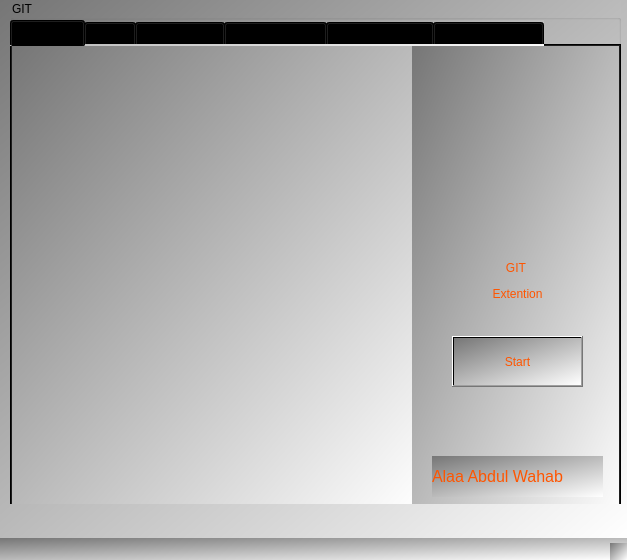
<?xml version="1.0" encoding="UTF-8"?>
<ui version="4.0">
 <class>MainWindow</class>
 <widget class="QMainWindow" name="MainWindow">
  <property name="geometry">
   <rect>
    <x>0</x>
    <y>0</y>
    <width>627</width>
    <height>560</height>
   </rect>
  </property>
  <property name="windowTitle">
   <string>MainWindow</string>
  </property>
  <property name="styleSheet">
   <string notr="true">background-color: qlineargradient(spread:pad, x1:0, y1:0, x2:1, y2:1, stop:0 rgba(118, 118, 118, 255), stop:1 rgba(255, 255, 255, 255));</string>
  </property>
  <widget class="QWidget" name="centralwidget">
   <widget class="QGroupBox" name="Git_Widget">
    <property name="geometry">
     <rect>
      <x>10</x>
      <y>0</y>
      <width>611</width>
      <height>504</height>
     </rect>
    </property>
    <property name="styleSheet">
     <string notr="true">background-color: qlineargradient(spread:pad, x1:0, y1:0, x2:1, y2:1, stop:0 rgba(118, 118, 118, 255), stop:1 rgba(255, 255, 255, 255));</string>
    </property>
    <property name="title">
     <string>GIT</string>
    </property>
    <widget class="QTabWidget" name="git_widget">
     <property name="geometry">
      <rect>
       <x>0</x>
       <y>20</y>
       <width>611</width>
       <height>491</height>
      </rect>
     </property>
     <property name="styleSheet">
      <string notr="true">background-color: qlineargradient(spread:pad, x1:0, y1:0, x2:1, y2:1, stop:0 rgba(118, 118, 118, 255), stop:1 rgba(255, 255, 255, 255));</string>
     </property>
     <property name="currentIndex">
      <number>0</number>
     </property>
     <widget class="QWidget" name="tab">
      <attribute name="title">
       <string>Welcome</string>
      </attribute>
      <widget class="QLabel" name="Label_picture">
       <property name="geometry">
        <rect>
         <x>0</x>
         <y>0</y>
         <width>401</width>
         <height>471</height>
        </rect>
       </property>
       <property name="text">
        <string/>
       </property>
       <property name="pixmap">
        <pixmap>../GUI-Library-using-QT-master/Wordpress-Guides-Subject-600x628-1.png</pixmap>
       </property>
       <property name="scaledContents">
        <bool>true</bool>
       </property>
      </widget>
      <widget class="QLabel" name="label_20">
       <property name="geometry">
        <rect>
         <x>400</x>
         <y>0</y>
         <width>211</width>
         <height>471</height>
        </rect>
       </property>
       <property name="styleSheet">
        <string notr="true">font: 700 25pt &quot;Segoe Script&quot;;

</string>
       </property>
       <property name="text">
        <string>&lt;html&gt;&lt;head/&gt;&lt;body&gt;&lt;p align=&quot;center&quot;&gt;&lt;span style=&quot; color:#ff5500;&quot;&gt;GIT &lt;/span&gt;&lt;/p&gt;&lt;p align=&quot;center&quot;&gt;&lt;span style=&quot; color:#ff5500;&quot;&gt;Extention&lt;/span&gt;&lt;/p&gt;&lt;/body&gt;&lt;/html&gt;</string>
       </property>
      </widget>
      <widget class="QPushButton" name="Start_WelcomeButton">
       <property name="geometry">
        <rect>
         <x>440</x>
         <y>290</y>
         <width>131</width>
         <height>51</height>
        </rect>
       </property>
       <property name="styleSheet">
        <string notr="true">color: rgb(255, 85, 0);
font: 900 italic 16pt &quot;Segoe UI&quot;;


</string>
       </property>
       <property name="text">
        <string>Start</string>
       </property>
      </widget>
      <widget class="QLabel" name="label_22">
       <property name="geometry">
        <rect>
         <x>420</x>
         <y>410</y>
         <width>171</width>
         <height>41</height>
        </rect>
       </property>
       <property name="styleSheet">
        <string notr="true">color: rgb(255, 85, 0);
font: 900 italic 16pt &quot;Segoe UI&quot;;

</string>
       </property>
       <property name="text">
        <string>&lt;html&gt;&lt;head/&gt;&lt;body&gt;&lt;p&gt;&lt;span style=&quot; font-size:12pt; color:#ff5500;&quot;&gt;Alaa Abdul Wahab&lt;/span&gt;&lt;/p&gt;&lt;/body&gt;&lt;/html&gt;</string>
       </property>
      </widget>
     </widget>
     <widget class="QWidget" name="Start">
      <attribute name="title">
       <string>Start</string>
      </attribute>
      <widget class="QLabel" name="label">
       <property name="geometry">
        <rect>
         <x>160</x>
         <y>60</y>
         <width>281</width>
         <height>61</height>
        </rect>
       </property>
       <property name="styleSheet">
        <string notr="true"/>
       </property>
       <property name="text">
        <string>&lt;html&gt;&lt;head/&gt;&lt;body&gt;&lt;p align=&quot;center&quot;&gt;&lt;span style=&quot; font-size:26pt; font-style:italic; color:#000000;&quot;&gt;GIT EXTENSIONS&lt;/span&gt;&lt;/p&gt;&lt;/body&gt;&lt;/html&gt;</string>
       </property>
      </widget>
      <widget class="QPushButton" name="cloneputton_2">
       <property name="geometry">
        <rect>
         <x>180</x>
         <y>290</y>
         <width>241</width>
         <height>35</height>
        </rect>
       </property>
       <property name="styleSheet">
        <string notr="true">


font: 900 italic 16pt &quot;Segoe UI&quot;;
</string>
       </property>
       <property name="text">
        <string>Clone  Reposirory</string>
       </property>
      </widget>
      <widget class="QPushButton" name="Remote_Repository">
       <property name="geometry">
        <rect>
         <x>180</x>
         <y>330</y>
         <width>241</width>
         <height>35</height>
        </rect>
       </property>
       <property name="styleSheet">
        <string notr="true">
font: 900 italic 16pt &quot;Segoe UI&quot;;
</string>
       </property>
       <property name="text">
        <string> Remote Repositories </string>
       </property>
      </widget>
      <widget class="QPushButton" name="Open_Repo">
       <property name="geometry">
        <rect>
         <x>180</x>
         <y>250</y>
         <width>241</width>
         <height>35</height>
        </rect>
       </property>
       <property name="styleSheet">
        <string notr="true">

font: 900 italic 16pt &quot;Segoe UI&quot;;
</string>
       </property>
       <property name="text">
        <string>Open Repository</string>
       </property>
      </widget>
      <widget class="QPushButton" name="pushButtonCreateRepo">
       <property name="geometry">
        <rect>
         <x>180</x>
         <y>210</y>
         <width>241</width>
         <height>35</height>
        </rect>
       </property>
       <property name="styleSheet">
        <string notr="true">
font: 900 italic 16pt &quot;Segoe UI&quot;;
</string>
       </property>
       <property name="text">
        <string>Create New Repository</string>
       </property>
      </widget>
      <widget class="QPushButton" name="ConFigration_git">
       <property name="geometry">
        <rect>
         <x>180</x>
         <y>170</y>
         <width>241</width>
         <height>35</height>
        </rect>
       </property>
       <property name="styleSheet">
        <string notr="true">
font: 900 italic 16pt &quot;Segoe UI&quot;;
</string>
       </property>
       <property name="text">
        <string>Git Configration</string>
       </property>
      </widget>
     </widget>
     <widget class="QWidget" name="tab_4">
      <attribute name="title">
       <string>Configration</string>
      </attribute>
      <widget class="QLabel" name="label_4">
       <property name="geometry">
        <rect>
         <x>100</x>
         <y>120</y>
         <width>121</width>
         <height>31</height>
        </rect>
       </property>
       <property name="styleSheet">
        <string notr="true">font: 900 italic 14pt &quot;Segoe UI&quot;;
</string>
       </property>
       <property name="text">
        <string>&lt;html&gt;&lt;head/&gt;&lt;body&gt;&lt;p align=&quot;center&quot;&gt;&lt;span style=&quot; color:#000000;&quot;&gt;Username:&lt;/span&gt;&lt;/p&gt;&lt;/body&gt;&lt;/html&gt;</string>
       </property>
      </widget>
      <widget class="QLabel" name="label_9">
       <property name="geometry">
        <rect>
         <x>100</x>
         <y>170</y>
         <width>121</width>
         <height>31</height>
        </rect>
       </property>
       <property name="styleSheet">
        <string notr="true">font: 900 italic 14pt &quot;Segoe UI&quot;;
</string>
       </property>
       <property name="text">
        <string>&lt;html&gt;&lt;head/&gt;&lt;body&gt;&lt;p align=&quot;center&quot;&gt;&lt;span style=&quot; color:#000000;&quot;&gt;E-Mail:&lt;/span&gt;&lt;/p&gt;&lt;/body&gt;&lt;/html&gt;</string>
       </property>
      </widget>
      <widget class="QLineEdit" name="userNameLineEdit">
       <property name="geometry">
        <rect>
         <x>230</x>
         <y>121</y>
         <width>271</width>
         <height>31</height>
        </rect>
       </property>
       <property name="styleSheet">
        <string notr="true">background-color: rgb(255, 255, 255);
font: 700 12pt &quot;Segoe UI&quot;;</string>
       </property>
      </widget>
      <widget class="QLineEdit" name="userEmailLineEdit">
       <property name="geometry">
        <rect>
         <x>230</x>
         <y>170</y>
         <width>271</width>
         <height>31</height>
        </rect>
       </property>
       <property name="styleSheet">
        <string notr="true">background-color: rgb(255, 255, 255);
font: 700 12pt &quot;Segoe UI&quot;;</string>
       </property>
      </widget>
      <widget class="QPushButton" name="ConFigGit">
       <property name="geometry">
        <rect>
         <x>194</x>
         <y>233</y>
         <width>201</width>
         <height>41</height>
        </rect>
       </property>
       <property name="styleSheet">
        <string notr="true">font: 900 italic 16pt &quot;Segoe UI&quot;;


</string>
       </property>
       <property name="text">
        <string>Config</string>
       </property>
      </widget>
     </widget>
     <widget class="QWidget" name="tab_2">
      <attribute name="title">
       <string>Basic Options </string>
      </attribute>
      <widget class="QTextEdit" name="outputTextEdit">
       <property name="geometry">
        <rect>
         <x>9</x>
         <y>182</y>
         <width>591</width>
         <height>271</height>
        </rect>
       </property>
       <property name="styleSheet">
        <string notr="true">background-color: rgb(255, 255, 255);
font: 700 8pt &quot;Segoe UI&quot;;</string>
       </property>
      </widget>
      <widget class="QWidget" name="layoutWidget">
       <property name="geometry">
        <rect>
         <x>10</x>
         <y>10</y>
         <width>591</width>
         <height>166</height>
        </rect>
       </property>
       <layout class="QGridLayout" name="gridLayout_2">
        <item row="0" column="0">
         <layout class="QHBoxLayout" name="horizontalLayout">
          <item>
           <widget class="QLabel" name="label_2">
            <property name="styleSheet">
             <string notr="true">
font: 900 italic 14pt &quot;Segoe UI&quot;;
</string>
            </property>
            <property name="text">
             <string>Enter File Name :</string>
            </property>
           </widget>
          </item>
          <item>
           <widget class="QLineEdit" name="AddFilelineEddit">
            <property name="styleSheet">
             <string notr="true">background-color: rgb(255, 255, 255);
font: 700 12pt &quot;Segoe UI&quot;;</string>
            </property>
           </widget>
          </item>
          <item>
           <widget class="QPushButton" name="AddFile">
            <property name="styleSheet">
             <string notr="true">
font: 900 italic 14pt &quot;Segoe UI&quot;;


</string>
            </property>
            <property name="text">
             <string>Create File</string>
            </property>
           </widget>
          </item>
         </layout>
        </item>
        <item row="1" column="0">
         <layout class="QHBoxLayout" name="horizontalLayout_2">
          <item>
           <widget class="QLabel" name="label_3">
            <property name="styleSheet">
             <string notr="true">
font: 900 italic 14pt &quot;Segoe UI&quot;;
</string>
            </property>
            <property name="text">
             <string>Enter Dir Name :</string>
            </property>
           </widget>
          </item>
          <item>
           <widget class="QLineEdit" name="AddDirLineEdit">
            <property name="styleSheet">
             <string notr="true">background-color: rgb(255, 255, 255);
font: 700 12pt &quot;Segoe UI&quot;;</string>
            </property>
           </widget>
          </item>
          <item>
           <widget class="QPushButton" name="AddDir">
            <property name="styleSheet">
             <string notr="true">
font: 900 italic 14pt &quot;Segoe UI&quot;;
</string>
            </property>
            <property name="text">
             <string>Create Dir</string>
            </property>
           </widget>
          </item>
         </layout>
        </item>
        <item row="2" column="0">
         <layout class="QGridLayout" name="gridLayout">
          <item row="0" column="0">
           <widget class="QPushButton" name="pushButtonCommit">
            <property name="styleSheet">
             <string notr="true">
font: 900 italic 14pt &quot;Segoe UI&quot;;
</string>
            </property>
            <property name="text">
             <string>Commit</string>
            </property>
           </widget>
          </item>
          <item row="0" column="1">
           <widget class="QLineEdit" name="lineEditCommitMessage">
            <property name="styleSheet">
             <string notr="true">background-color: rgb(255, 255, 255);
font: 700 12pt &quot;Segoe UI&quot;;</string>
            </property>
           </widget>
          </item>
          <item row="0" column="2">
           <widget class="QPushButton" name="pushButtonAdd">
            <property name="styleSheet">
             <string notr="true">
font: 900 italic 14pt &quot;Segoe UI&quot;;
</string>
            </property>
            <property name="text">
             <string>Add</string>
            </property>
           </widget>
          </item>
          <item row="0" column="3">
           <widget class="QLineEdit" name="lineEditFilePath">
            <property name="styleSheet">
             <string notr="true">
background-color: rgb(255, 255, 255);
font: 700 12pt &quot;Segoe UI&quot;;</string>
            </property>
           </widget>
          </item>
         </layout>
        </item>
        <item row="3" column="0">
         <layout class="QHBoxLayout" name="horizontalLayout_6">
          <item>
           <widget class="QPushButton" name="Reset_commit">
            <property name="styleSheet">
             <string notr="true">font: 900 italic 14pt &quot;Segoe UI&quot;;
</string>
            </property>
            <property name="text">
             <string>Reset</string>
            </property>
           </widget>
          </item>
          <item>
           <widget class="QPushButton" name="pushButtonStatus">
            <property name="styleSheet">
             <string notr="true">

font: 900 italic 14pt &quot;Segoe UI&quot;;

</string>
            </property>
            <property name="text">
             <string> Status</string>
            </property>
           </widget>
          </item>
          <item>
           <widget class="QPushButton" name="LogPutton">
            <property name="styleSheet">
             <string notr="true">
font: 900 italic 14pt &quot;Segoe UI&quot;;
</string>
            </property>
            <property name="text">
             <string>Log</string>
            </property>
           </widget>
          </item>
          <item>
           <widget class="QPushButton" name="ClearPutton">
            <property name="styleSheet">
             <string notr="true">

font: 900 italic 14pt &quot;Segoe UI&quot;;
</string>
            </property>
            <property name="text">
             <string>Clear</string>
            </property>
           </widget>
          </item>
         </layout>
        </item>
       </layout>
      </widget>
     </widget>
     <widget class="QWidget" name="tab_3">
      <attribute name="title">
       <string>Branch Options</string>
      </attribute>
      <widget class="QWidget" name="layoutWidget_2">
       <property name="geometry">
        <rect>
         <x>10</x>
         <y>10</y>
         <width>581</width>
         <height>36</height>
        </rect>
       </property>
       <layout class="QHBoxLayout" name="horizontalLayout_5">
        <item>
         <widget class="QPushButton" name="Create_Branch">
          <property name="styleSheet">
           <string notr="true">
font: 900 italic 14pt &quot;Segoe UI&quot;;
</string>
          </property>
          <property name="text">
           <string>Create Branch</string>
          </property>
         </widget>
        </item>
        <item>
         <widget class="QLabel" name="label_5">
          <property name="styleSheet">
           <string notr="true">
font: 900 italic 14pt &quot;Segoe UI&quot;;
</string>
          </property>
          <property name="text">
           <string>Enter Branch Name :</string>
          </property>
         </widget>
        </item>
        <item>
         <widget class="QLineEdit" name="BranchNameLineEdit">
          <property name="styleSheet">
           <string notr="true">background-color: rgb(255, 255, 255);
font: 700 12pt &quot;Segoe UI&quot;;</string>
          </property>
         </widget>
        </item>
       </layout>
      </widget>
      <widget class="QWidget" name="layoutWidget_3">
       <property name="geometry">
        <rect>
         <x>10</x>
         <y>90</y>
         <width>581</width>
         <height>36</height>
        </rect>
       </property>
       <layout class="QHBoxLayout" name="horizontalLayout_7">
        <item>
         <widget class="QPushButton" name="DeleteBranch">
          <property name="styleSheet">
           <string notr="true">
font: 900 italic 14pt &quot;Segoe UI&quot;;
</string>
          </property>
          <property name="text">
           <string>Delete Branch</string>
          </property>
         </widget>
        </item>
        <item>
         <widget class="QLabel" name="label_6">
          <property name="styleSheet">
           <string notr="true">
font: 900 italic 14pt &quot;Segoe UI&quot;;
</string>
          </property>
          <property name="text">
           <string>Enter Branch Name :</string>
          </property>
         </widget>
        </item>
        <item>
         <widget class="QLineEdit" name="BranchNameLineEditDelete">
          <property name="styleSheet">
           <string notr="true">background-color: rgb(255, 255, 255);
font: 700 12pt &quot;Segoe UI&quot;;</string>
          </property>
         </widget>
        </item>
       </layout>
      </widget>
      <widget class="QWidget" name="layoutWidget_4">
       <property name="geometry">
        <rect>
         <x>10</x>
         <y>50</y>
         <width>581</width>
         <height>36</height>
        </rect>
       </property>
       <layout class="QHBoxLayout" name="horizontalLayout_8">
        <item>
         <widget class="QPushButton" name="CheckOutBranch">
          <property name="styleSheet">
           <string notr="true">
font: 900 italic 14pt &quot;Segoe UI&quot;;
</string>
          </property>
          <property name="text">
           <string>Check out Branch</string>
          </property>
         </widget>
        </item>
        <item>
         <widget class="QLabel" name="label_7">
          <property name="styleSheet">
           <string notr="true">
font: 900 italic 14pt &quot;Segoe UI&quot;;
</string>
          </property>
          <property name="text">
           <string>Enter Branch Name :</string>
          </property>
         </widget>
        </item>
        <item>
         <widget class="QLineEdit" name="BranchNameLineEditCheckOut">
          <property name="styleSheet">
           <string notr="true">background-color: rgb(255, 255, 255);
font: 700 12pt &quot;Segoe UI&quot;;</string>
          </property>
         </widget>
        </item>
       </layout>
      </widget>
      <widget class="QTextEdit" name="outputTextEditBranch">
       <property name="geometry">
        <rect>
         <x>10</x>
         <y>210</y>
         <width>581</width>
         <height>231</height>
        </rect>
       </property>
       <property name="styleSheet">
        <string notr="true">background-color: rgb(255, 255, 255);
font: 700 8pt &quot;Segoe UI&quot;;</string>
       </property>
      </widget>
      <widget class="QWidget" name="layoutWidget_5">
       <property name="geometry">
        <rect>
         <x>10</x>
         <y>170</y>
         <width>581</width>
         <height>36</height>
        </rect>
       </property>
       <layout class="QHBoxLayout" name="horizontalLayout_9">
        <item>
         <widget class="QPushButton" name="MergeBranch">
          <property name="styleSheet">
           <string notr="true">
font: 900 italic 14pt &quot;Segoe UI&quot;;
</string>
          </property>
          <property name="text">
           <string>Merge</string>
          </property>
         </widget>
        </item>
        <item>
         <widget class="QLabel" name="label_8">
          <property name="styleSheet">
           <string notr="true">
font: 900 italic 14pt &quot;Segoe UI&quot;;
</string>
          </property>
          <property name="text">
           <string>Enter Branch Name :</string>
          </property>
         </widget>
        </item>
        <item>
         <widget class="QLineEdit" name="BranchNameLineEditMerge">
          <property name="styleSheet">
           <string notr="true">background-color: rgb(255, 255, 255);
font: 700 12pt &quot;Segoe UI&quot;;</string>
          </property>
         </widget>
        </item>
       </layout>
      </widget>
      <widget class="QWidget" name="layoutWidget">
       <property name="geometry">
        <rect>
         <x>10</x>
         <y>130</y>
         <width>581</width>
         <height>36</height>
        </rect>
       </property>
       <layout class="QHBoxLayout" name="horizontalLayout_3">
        <item>
         <widget class="QPushButton" name="ShowAllBranch">
          <property name="styleSheet">
           <string notr="true">
font: 900 italic 14pt &quot;Segoe UI&quot;;
</string>
          </property>
          <property name="text">
           <string>Show All Branch</string>
          </property>
         </widget>
        </item>
        <item>
         <widget class="QPushButton" name="ShowCurrentBranch">
          <property name="styleSheet">
           <string notr="true">
font: 900 italic 14pt &quot;Segoe UI&quot;;
</string>
          </property>
          <property name="text">
           <string>Show Current Branch</string>
          </property>
         </widget>
        </item>
       </layout>
      </widget>
     </widget>
     <widget class="QWidget" name="tab_5">
      <attribute name="title">
       <string>Remote Options</string>
      </attribute>
      <widget class="QTextEdit" name="outputTextEditRemoteRepo">
       <property name="geometry">
        <rect>
         <x>10</x>
         <y>210</y>
         <width>591</width>
         <height>221</height>
        </rect>
       </property>
       <property name="styleSheet">
        <string notr="true">background-color: rgb(255, 255, 255);
font: 700 8pt &quot;Segoe UI&quot;;</string>
       </property>
      </widget>
      <widget class="QWidget" name="layoutWidget">
       <property name="geometry">
        <rect>
         <x>130</x>
         <y>30</y>
         <width>331</width>
         <height>161</height>
        </rect>
       </property>
       <layout class="QVBoxLayout" name="verticalLayout">
        <item>
         <widget class="QPushButton" name="pullRemoteButton">
          <property name="styleSheet">
           <string notr="true">
font: 900 italic 14pt &quot;Segoe UI&quot;;
</string>
          </property>
          <property name="text">
           <string>Pull from Remote Repository</string>
          </property>
         </widget>
        </item>
        <item>
         <widget class="QPushButton" name="pushBranchRemoteButton">
          <property name="styleSheet">
           <string notr="true">
font: 900 italic 14pt &quot;Segoe UI&quot;;
</string>
          </property>
          <property name="text">
           <string>Push Branch to Remote Repository</string>
          </property>
         </widget>
        </item>
        <item>
         <widget class="QPushButton" name="fetchRemoteButton">
          <property name="styleSheet">
           <string notr="true">
font: 900 italic 14pt &quot;Segoe UI&quot;;
</string>
          </property>
          <property name="text">
           <string>Fetch from Remote Repository</string>
          </property>
         </widget>
        </item>
        <item>
         <widget class="QPushButton" name="Push_complete_Repository">
          <property name="styleSheet">
           <string notr="true">
font: 900 italic 14pt &quot;Segoe UI&quot;;
</string>
          </property>
          <property name="text">
           <string>Push Repository</string>
          </property>
         </widget>
        </item>
       </layout>
      </widget>
     </widget>
    </widget>
   </widget>
  </widget>
  <widget class="QMenuBar" name="menubar">
   <property name="geometry">
    <rect>
     <x>0</x>
     <y>0</y>
     <width>627</width>
     <height>22</height>
    </rect>
   </property>
  </widget>
  <widget class="QStatusBar" name="statusbar"/>
 </widget>
 <resources/>
 <connections/>
</ui>
